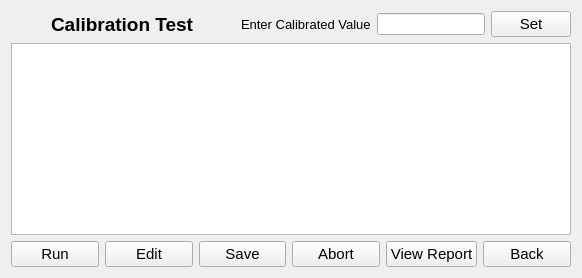
      <widget class="QWidget" name="page_calibrationTest">
       <layout class="QGridLayout" name="gridLayout_38">
        <item row="0" column="0">
         <layout class="QHBoxLayout" name="horizontalLayout_35">
          <item>
           <spacer name="horizontalSpacer_80">
            <property name="orientation">
             <enum>Qt::Horizontal</enum>
            </property>
            <property name="sizeHint" stdset="0">
             <size>
              <width>40</width>
              <height>20</height>
             </size>
            </property>
           </spacer>
          </item>
          <item>
           <widget class="QLabel" name="label_59">
            <property name="font">
             <font>
              <pointsize>14</pointsize>
              <weight>75</weight>
              <bold>true</bold>
             </font>
            </property>
            <property name="text">
             <string>Calibration Test</string>
            </property>
           </widget>
          </item>
          <item>
           <spacer name="horizontalSpacer_79">
            <property name="orientation">
             <enum>Qt::Horizontal</enum>
            </property>
            <property name="sizeHint" stdset="0">
             <size>
              <width>40</width>
              <height>20</height>
             </size>
            </property>
           </spacer>
          </item>
          <item>
           <widget class="QLabel" name="label_60">
            <property name="font">
             <font>
              <pointsize>10</pointsize>
              <weight>50</weight>
              <bold>false</bold>
             </font>
            </property>
            <property name="text">
             <string>Enter Calibrated Value</string>
            </property>
           </widget>
          </item>
          <item>
           <widget class="QLineEdit" name="lineEdit_calibratedValue"/>
          </item>
          <item>
           <widget class="QPushButton" name="pushButton_setColumnCalibrate">
            <property name="font">
             <font>
              <pointsize>11</pointsize>
             </font>
            </property>
            <property name="text">
             <string>Set</string>
            </property>
           </widget>
          </item>
         </layout>
        </item>
        <item row="1" column="0">
         <widget class="CalibrationTableView" name="tableView_Calibration">
          <property name="styleSheet">
           <string notr="true">QScrollBar:vertical
{
    background: #2C3E50;
    width: 14px;
    border-radius: 7px;
}

QScrollBar::handle:vertical
{
    background: #81D4FA;
    border-radius: 7px;
    min-height: 30px;
}

QScrollBar::handle:vertical:hover
{
    background: #B3E5FC;
}

QScrollBar::add-line:vertical,
QScrollBar::sub-line:vertical
{
    height: 0px;
}

QScrollBar::add-page:vertical,
QScrollBar::sub-page:vertical
{
    background: none;
}

QScrollBar:horizontal
{
    background: #2C3E50;
    height: 14px;
    border-radius: 7px;
}

QScrollBar::handle:horizontal
{
    background: #81D4FA;
    border-radius: 7px;
    min-width: 30px;
}

QScrollBar::handle:horizontal:hover
{
    background: #B3EFC;
}

QScrollBar::add-line:horizontal,
QScrollBar::sub-line:horizontal
{
    width: 0px;
}

QScrollBar::add-page:horizontal,
QScrollBar::sub-page:horizontal
{
    background: none;
}</string>
          </property>
         </widget>
        </item>
        <item row="2" column="0">
         <layout class="QHBoxLayout" name="horizontalLayout_36">
          <item>
           <widget class="QPushButton" name="pushButton_calibrationRun">
            <property name="font">
             <font>
              <pointsize>11</pointsize>
             </font>
            </property>
            <property name="text">
             <string>Run</string>
            </property>
           </widget>
          </item>
          <item>
           <widget class="QPushButton" name="pushButton_editCalibration">
            <property name="font">
             <font>
              <pointsize>11</pointsize>
             </font>
            </property>
            <property name="text">
             <string>Edit</string>
            </property>
           </widget>
          </item>
          <item>
           <widget class="QPushButton" name="pushButton_calibrationSave">
            <property name="font">
             <font>
              <pointsize>11</pointsize>
             </font>
            </property>
            <property name="text">
             <string>Save</string>
            </property>
           </widget>
          </item>
          <item>
           <widget class="QPushButton" name="pushButton_calibrationAbort">
            <property name="font">
             <font>
              <pointsize>11</pointsize>
             </font>
            </property>
            <property name="text">
             <string>Abort</string>
            </property>
           </widget>
          </item>
          <item>
           <widget class="QPushButton" name="pushButton_calibrationView">
            <property name="font">
             <font>
              <pointsize>11</pointsize>
             </font>
            </property>
            <property name="text">
             <string>View Report</string>
            </property>
           </widget>
          </item>
          <item>
           <widget class="QPushButton" name="pushButton_calibrationBack">
            <property name="font">
             <font>
              <pointsize>11</pointsize>
             </font>
            </property>
            <property name="text">
             <string>Back</string>
            </property>
           </widget>
          </item>
         </layout>
        </item>
       </layout>
      </widget>
